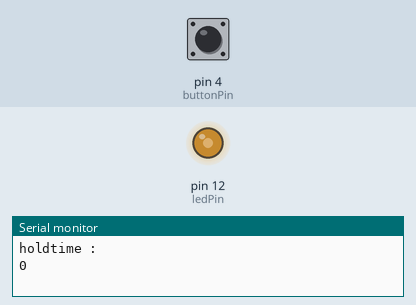
The program below on a simulated Arduino Uno, built with avr-gcc and run on an emulated ATmega328P. On the bench: output pins drawn as LEDs (lit = HIGH), the last lines printed to the serial monitor. The test bench sets the inputs (shaded band); at power-on: pin 4 (buttonPin) HIGH.

Above: at 1.2 s.
1.3 s: pin 4 (buttonPin) pulled LOW for 0.15 s
At 1.67 s:
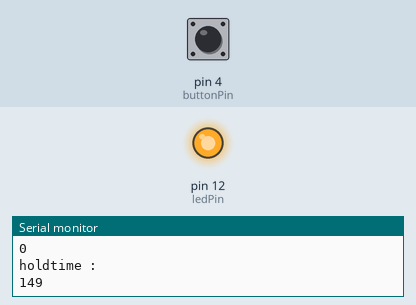
At 2.11 s:
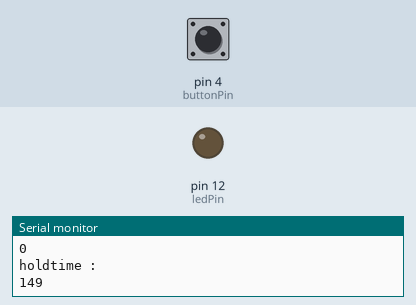
Timing chart, 0 to 10.3 s (numbered marks = the images above; inputs shaded):
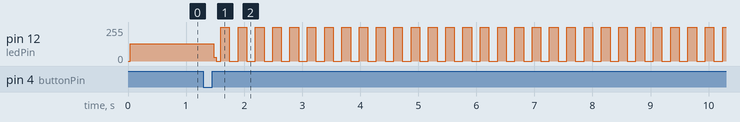

The program:

main.cpp
```cpp
#include <Arduino.h>

const int buttonPin = 4;

int buttonState = 0;     // current state of the button
int lastButtonState = 0; // previous state of the button
int startPressed = 0;    // the moment the button was pressed
int endPressed = 0;      // the moment the button was released
int holdTime = 0;        // how long the button was hold
int idleTime = 0;        // how long the button was idle
int ledPin = 12;
unsigned long previousMillis = 0; // will store last time LED was updated
int ledState = LOW;               // ledState used to set the LED
void updateState();
void setup()
{
  pinMode(buttonPin, INPUT_PULLUP); // initialize the button pin as a input
  pinMode(ledPin, OUTPUT);
  Serial.begin(115200); // initialize serial communication
}

void loop()
{
  buttonState = digitalRead(buttonPin); // read the button input

  if (buttonState != lastButtonState)
  { // button state changed
    updateState();
  }
  unsigned long currentMillis = millis();
  if (currentMillis - previousMillis >= holdTime)
  {
    // save the last time you blinked the LED
    previousMillis = currentMillis;

    // if the LED is off turn it on and vice-versa:
    if (ledState == LOW)
    {
      ledState = HIGH;
    }
    else
    {
      ledState = LOW;
    }

    // set the LED with the ledState of the variable:
    digitalWrite(ledPin, ledState);
  }

  lastButtonState = buttonState; // save state for next loop
}

void updateState()
{
  // the button has been just pressed
  if (buttonState == LOW)
  {
    startPressed = millis();
    idleTime = startPressed - endPressed;
  }
  else
  {
    endPressed = millis();
    holdTime = endPressed - startPressed;
    unsigned long dellay = holdTime;
    Serial.println("holdtime :");
    Serial.println(holdTime);
  }
}
```

Measured:
- after the input at 1.3 s, pin 12 (ledPin): 128/255 → 30/255 after 0.18 s, then moves between 0/255 and 255/255, repeating every 1.2 s
